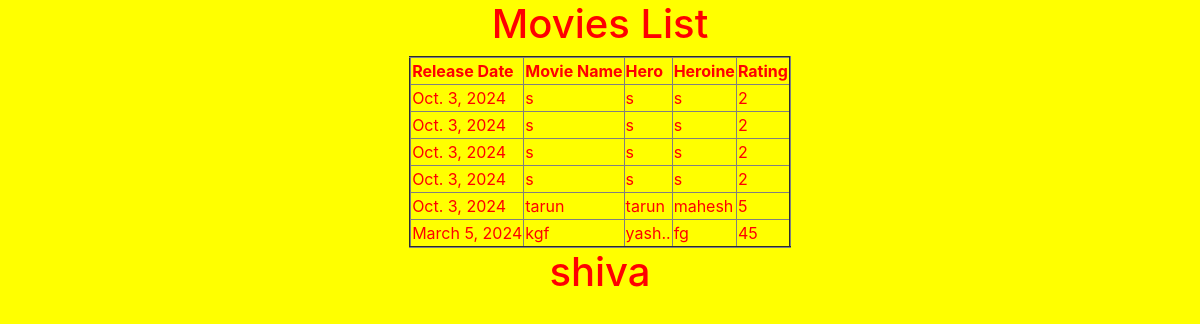
Screenshot of /movielist/ with the database file from the repository.
### testapp/models.py (models this page shows)
class Movie(models.Model):
    rdate =models.DateField()
    moviename = models.CharField(max_length=30)
    hero = models.CharField(max_length=30)
    heroine =  models.CharField(max_length=39)
    rating = models.IntegerField()

### testapp/views.py (the view)
# urls.py: path('movielist/',views.list_movies_view),
def list_movies_view(request):
    movie_list = Movie.objects.all()
    return render(request,'testapp/movies.html',{'movie_list':movie_list})

### templates/testapp/movies.html (shortened to what this page needs)
<!Doctype html>
{% load static %}
<html lang="en">
<head>
   <link rel="stylesheet" href="https://cdn.jsdelivr.net/npm/bootstrap@4.6.2/dist/css/bootstrap.min.css">
<link rel="stylesheet" href="{% static 'css/c.css' %}">
</head>
<body>
<div class="container" align="center">
      {% if movie_list %}
      <h1>Movies List</h1>
      <table border="2">
        <thead>
          <th>Release Date</th>
          <th>Movie Name</th>
          <th>Hero</th>
          <th>Heroine</th>
          <th>Rating</th>
        </thead>
        {% for movie in movie_list %}
        <tr>
          <td>{{movie.rdate}}</td>
          <td>{{movie.moviename}}</td>
          <td>{{movie.hero}}</td>
          <td>{{movie.heroine}}</td>
          <td>{{movie.rating}}</td>
        </tr>
        {% endfor %}
      </table>
      {% else %}
      <p>No Movies Found.......</p>
      {% endif %}<h1>shiva</h1>
</div>
</body>
</html>

### static/css/c.css (style rules this page uses)
body { background:yellow; color:red; }

### rows the page displays
Movie: rdate "Oct. 3, 2024", moviename "s", hero "s", heroine "s", rating "2"
Movie: rdate "Oct. 3, 2024", moviename "s", hero "s", heroine "s", rating "2"
Movie: rdate "Oct. 3, 2024", moviename "s", hero "s", heroine "s", rating "2"
Movie: rdate "Oct. 3, 2024", moviename "s", hero "s", heroine "s", rating "2"
Movie: rdate "Oct. 3, 2024", moviename "tarun", hero "tarun", heroine "mahesh", rating "5"
Movie: rdate "March 5, 2024", moviename "kgf", hero "yash..", heroine "fg", rating "45"
